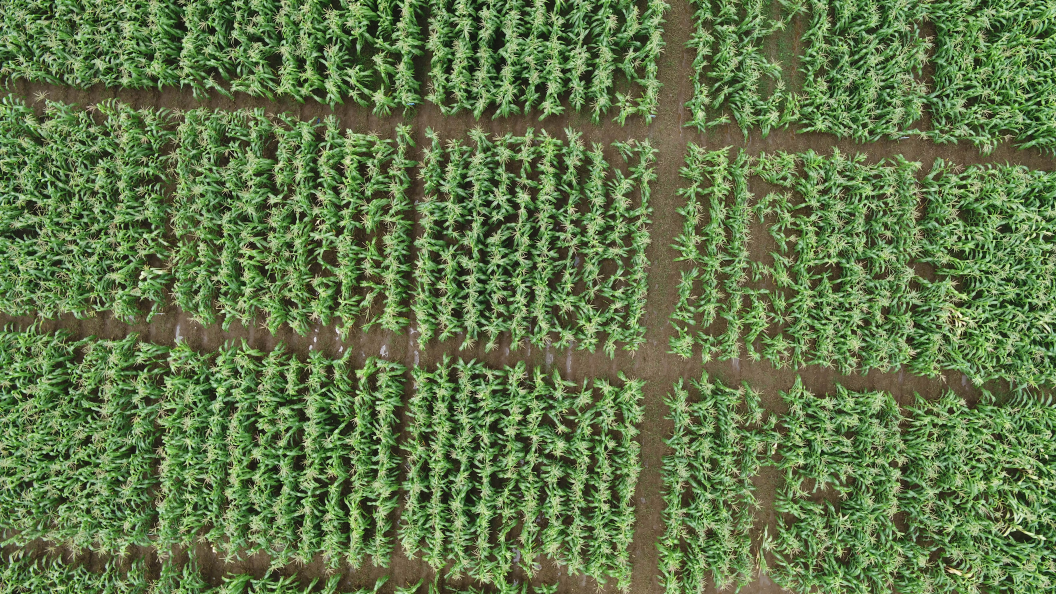
#> input picture malai.jpg, 5280 x 2970 px, given in place of IMG_5005.JPG, which was not available (shown at 1/5 size)
$ python getseed.py
#> lines starting #> are read from the running program, lines starting #| are printed output that depends on the picture; pictures that were not available may be replaced by others from this repository, and a replacement may not be noted
### giveroi.py
import cv2

def convertToGray(dst):
	hsv = cv2.cvtColor(dst,cv2.COLOR_BGR2HSV)
	#print(hsv.shape)
	gray = hsv[:,:,2]
	ret, bwImg = cv2.threshold(gray,100,255,cv2. THRESH_BINARY)
	return (bwImg,hsv)


# [94 lines left out: functions findHZLine, findVCLine, findBorder, drawLines, not called in this run]


	# [35 lines of commented-out code are left out]


'''
import cv2


img0 = cv2.imread('C:\\Users\\INKOM06\\Pictures\\jagung2020\\0304\\mod.bmp',1)
img = img0.copy()

ic = 180
jc = 210


def findHZLine(ic, jc, vcRg, hzRg, d):
	val = 1e3
	val2 = 1e3

	result = ic
	while ((val>0) | (val2>0)):
		val = int(0)
		val2 = int(0)
		for k in range(-vcRg,vcRg,1):
			val = val + img[result+k, jc, 0]
		for l in range(-hzRg,hzRg,1):
			val2 = val2 + img[result, jc+l,0]
		result = result + d
	return result


def findVCLine(ic, jc, vcRg, hzRg, d):
	val = 1e3
	val2 = 1e3

	result = jc
	while ((val>0) | (val2>0)):
		val = int(0)
		val2 = int(0)
		for k in range(-vcRg,vcRg,1):
			val = val + img[ic, result+k, 0]
		for l in range(-hzRg,hzRg,1):
			val2 = val2 + img[ic+l, result,0]
		result = result + d
	return result

vcRg =  2
hzRg = 11

val = 1e3
val2 = 1e3

iTop = findHZLine(ic, jc, vcRg, hzRg, -1)
iBot = findHZLine(ic, jc, vcRg, hzRg, 1)

jLft = findVCLine(ic, jc, vcRg, hzRg, -1)
jRgt = findVCLine(ic, jc, vcRg, hzRg, +1)

iTop = iTop - 10
iBot = iBot + 10

jLft = jLft - 10
jRgt = jRgt + 10

# Drawing coordinate (j,i)
color = (0, 255, 0)
thickness = 1

sp = []
sp.append([0, iTop])
sp.append([0, iBot])
sp.append([jLft,0])
sp.append([jRgt,0])

ep = []
ep.append([400, iTop])
ep.append([400, iBot])
ep.append([jLft, 400])
ep.append([jRgt, 400])

for i in range(0,2):
	# Draw horizontal lines
	start_point = tuple(sp[i])
	end_point = tuple(ep[i])
	img = cv2.line(img, start_point, end_point, color, thickness)

	# Draw vertical lines
	start_point = tuple(sp[i+2])
	end_point = tuple(ep[i+2])
	img = cv2.line(img, start_point, end_point, color, thickness)


img2 = img0[iTop:iBot, jLft:jRgt, :]

cv2.imshow("Centroid ", img)
cv2.imshow("Cropped Image ", img2)

cv2.waitKey()
cv2.destroyAllWindows()


'''

### getseed.py
import numpy as np
import pandas as pd
import cv2
import random
import math
import giveroi as gvroi
import os

os.system('cls')

# Load an color image in grayscale
fileNmSet = ['IMG_5002.JPG',   'IMG_5003.JPG',
'IMG_5004.JPG','IMG_5005.JPG','IMG_5006.JPG','IMG_5007.JPG','IMG_5008.JPG','IMG_5009.JPG','IMG_5010.JPG',
'IMG_5011.JPG','IMG_5013.JPG','IMG_5014.JPG','IMG_5015.JPG','IMG_5016.JPG','IMG_5017.JPG','IMG_5018.JPG',
'IMG_5019.JPG','IMG_5020.JPG','IMG_5021.JPG','IMG_5022.JPG','IMG_5023.JPG','IMG_5024.JPG','IMG_5025.JPG',
'IMG_5026.JPG','IMG_5027.JPG','IMG_5028.JPG','IMG_5029.JPG','IMG_5030.JPG','IMG_5031.JPG','IMG_5032.JPG',
'IMG_5033.JPG','IMG_5034.JPG','IMG_5035.JPG','IMG_5036.JPG','IMG_5037.JPG','IMG_5038.JPG','IMG_5039.JPG',
'IMG_5040.JPG','IMG_5041.JPG','IMG_5042.JPG','IMG_5043.JPG','IMG_5044.JPG','IMG_5045.JPG','IMG_5046.JPG',
'IMG_5047.JPG','IMG_5048.JPG']


maxNumOfFile = len(fileNmSet)

fileIdx = int(input("What is the image file index that needs to be extracted? (max: "+str(maxNumOfFile)+") "))
#> the answer given: 3

pathToRead = "C:\\Users\\INKOM06\\Pictures\\jagung2020\\0304\\"+fileNmSet[fileIdx]
print(pathToRead)

Ns = len(pathToRead)
imgFile = pathToRead[(Ns-12):(Ns-4)]


imgOri = cv2.imread(pathToRead,1)
#> imgOri is the input picture: shape (2970, 5280, 3); mean B, G, R 74.4, 120.5, 98.8
img = imgOri.copy()

print('Original Dimensions : ',img.shape)
#| Original Dimensions :  (2970, 5280, 3)
height = img.shape[0]
#> height = 2970
width = img.shape[1]
#> width = 5280
print('Height: '+str(height)+' Width: '+str(width))
#| Height: 2970 Width: 5280

scale = 0.1
dst = cv2.resize(img,None,fx=scale,fy=scale)
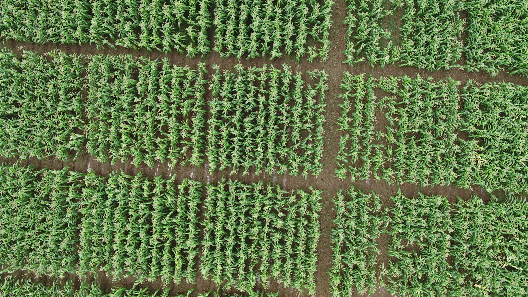
#> dst: shape (297, 528, 3); mean B, G, R 74.5, 120.7, 99
dst0 = dst.copy()

bwImg, hsv = gvroi.convertToGray(dst)
#> in convertToGray, `hsv = cv2.cvtColor(dst,cv2.COLOR_BGR2HSV)`: hsv: shape (297, 528, 3); mean H, S, V 41.4, 111.1, 122.8
#> in convertToGray, `gray = hsv[:,:,2]`:
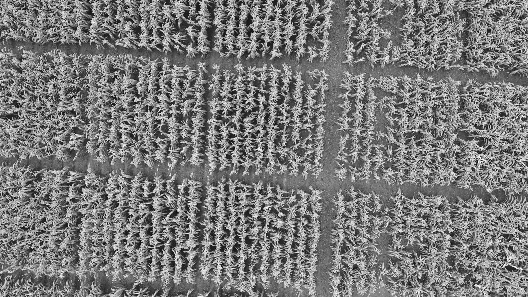
#> gray: shape (297, 528); min 4, max 255, mean 122.8
#> in convertToGray, `ret, bwImg = cv2.threshold(gray,100,255,cv2. THRESH_BINARY)`:
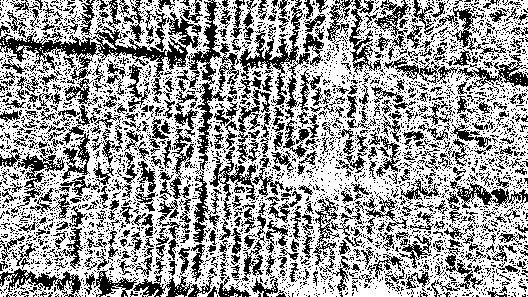
#> bwImg: shape (297, 528); 61.4% white; black in thin lines or dots
# [5 lines of commented-out code are left out]

height = hsv.shape[0]
#> height = 297
width = hsv.shape[1]
#> width = 528


iBW = []
jBW = []
totPix = 0
for i in range(height):
	for j in range(width):
		#print(gray[i,j])
		if bwImg[i,j]==255:
			totPix=totPix + 1
			iBW.append(i)
			jBW.append(j)
#> after the loop, totPix = 96233
			#print("%d %d %d "% (totPix, iBW[totPix-1],jBW[totPix-1]))


print("Total white pixels: "+str(totPix))
#| Total white pixels: 96233

print("Pixel for each seed: %2.3f "%(totPix/7.0) )
#| Pixel for each seed: 13747.571

df = pd.DataFrame({'iBW':iBW, 'jBW':jBW})
#> df = table of 96233 rows and 2 columns
#df.head()
#> (the run stopped early here; a loop or call above may not have finished)
